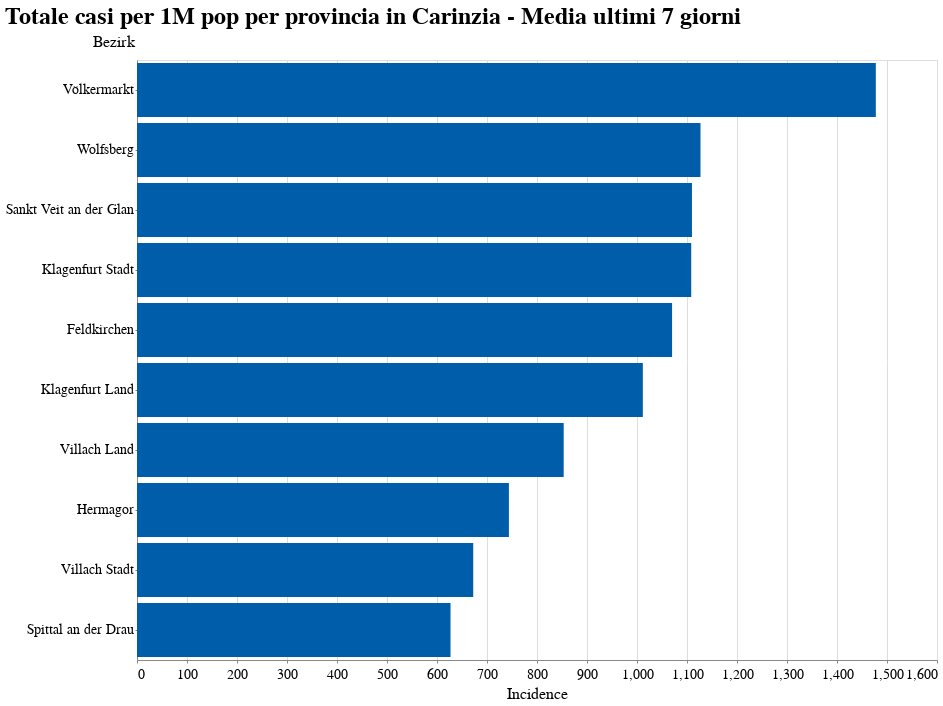

This figure's notebook cell:
### Code cell
alt.Chart(df[df.BundeslandID == 2]).transform_window(
    rank='rank(Incidence)',
    sort=[alt.SortField('Incidence', order='descending')]
).transform_filter(
    alt.datum.rank < 20
).mark_bar().encode(
    x='Incidence:Q',
    y=alt.Y('Bezirk:N', sort='-x'),
).properties(
    height=600,
    width=800,
    title='Totale casi per 1M pop per provincia in Carinzia - Media ultimi 7 giorni'
)

### Figure 1 — Vega-Lite specification as saved in the notebook (floating-point values rounded to 4 significant figures)
{"config": {"view": {"width": 600, "height": 400}, "background": "#ffffff", "title": {"anchor": "start", "font": "Source Sans Pro, Arial, sans", "fontColor": "#000000", "fontSize": 24, "fontWeight": "bold"}, "arc": {"fill": "#005DA9"}, "area": {"fill": "#005DA9"}, "line": {"stroke": "#005DA9", "strokeWidth": 4}, "path": {"stroke": "#005DA9"}, "rect": {"fill": "#005DA9"}, "shape": {"stroke": "#005DA9"}, "bar": {"fill": "#005DA9"}, "point": {"stroke": "#005DA9"}, "symbol": {"fill": "#005DA9", "size": 60}, "axis": {"titleFont": "Source Sans Pro, sans", "titleFontSize": 16, "titleFontWeight": "normal", "labelFont": "Source Sans Pro, sans", "labelFontSize": 14, "labelFontWeight": "normal"}, "axisX": {"labelAngle": 0, "labelPadding": 4, "tickSize": 3}, "axisY": {"labelBaseline": "middle", "maxExtent": 45, "minExtent": 45, "tickSize": 2, "titleAlign": "left", "titleAngle": 0, "titleX": -45, "titleY": -11}, "headerFacet": {"titleFontSize": 16, "labelFontSize": 14}, "headerRow": {"titleFontSize": 16, "labelFontSize": 14}, "headerColumn": {"titleFontSize": 16, "labelFontSize": 14}, "legend": {"titleFont": "Source Sans Pro, sans", "titleFontSize": 16, "titleFontWeight": "normal", "symbolType": "circle", "labelFont": "Source Sans Pro, sans", "labelFontSize": 15}, "range": {"category": ["#AB377A", "#AEC067", "#9BC3B7", "#928285", "#F07F3C", "#FFE054", "#E30034", "#005DA9", "#644F54", "#5EA290", "#769F3B", "#812161", "#E36319", "#F5C631"]}}, "data": {"name": "data-71583346820b7f2cab3b40e9926b4481"}, "mark": "bar", "encoding": {"x": {"type": "quantitative", "field": "Incidence"}, "y": {"type": "nominal", "field": "Bezirk", "sort": "-x"}}, "height": 600, "title": "Totale casi per 1M pop per provincia in Carinzia - Media ultimi 7 giorni", "transform": [{"window": [{"op": "rank", "field": "Incidence", "as": "rank"}], "sort": [{"field": "Incidence", "order": "descending"}]}, {"filter": "(datum.rank < 20)"}], "width": 800, "$schema": "https://vega.github.io/schema/vega-lite/v4.8.1.json", "datasets": {"data-71583346820b7f2cab3b40e9926b4481": [{"Bezirk": "Klagenfurt Stadt", "GKZ": 201, "AnzEinwohner": 101300, "Anzahl": 1950, "AnzahlTot": 30, "AnzahlFaelle7Tage": 786, "BundeslandID": 2, "Bundesland": "Kärnten", "Incidence": 1108.0}, {"Bezirk": "Villach Stadt", "GKZ": 202, "AnzEinwohner": 62882, "Anzahl": 967, "AnzahlTot": 2, "AnzahlFaelle7Tage": 296, "BundeslandID": 2, "Bundesland": "Kärnten", "Incidence": 672.5}, {"Bezirk": "Hermagor", "GKZ": 203, "AnzEinwohner": 18054, "Anzahl": 347, "AnzahlTot": 2, "AnzahlFaelle7Tage": 94, "BundeslandID": 2, "Bundesland": "Kärnten", "Incidence": 743.8}, {"Bezirk": "Klagenfurt Land", "GKZ": 204, "AnzEinwohner": 60014, "Anzahl": 997, "AnzahlTot": 2, "AnzahlFaelle7Tage": 425, "BundeslandID": 2, "Bundesland": "Kärnten", "Incidence": 1012.0}, {"Bezirk": "Sankt Veit an der Glan", "GKZ": 205, "AnzEinwohner": 54186, "Anzahl": 991, "AnzahlTot": 4, "AnzahlFaelle7Tage": 421, "BundeslandID": 2, "Bundesland": "Kärnten", "Incidence": 1110.0}, {"Bezirk": "Spittal an der Drau", "GKZ": 206, "AnzEinwohner": 75868, "Anzahl": 692, "AnzahlTot": 3, "AnzahlFaelle7Tage": 333, "BundeslandID": 2, "Bundesland": "Kärnten", "Incidence": 627.0}, {"Bezirk": "Villach Land", "GKZ": 207, "AnzEinwohner": 64618, "Anzahl": 931, "AnzahlTot": 4, "AnzahlFaelle7Tage": 386, "BundeslandID": 2, "Bundesland": "Kärnten", "Incidence": 853.4}, {"Bezirk": "Völkermarkt", "GKZ": 208, "AnzEinwohner": 41862, "Anzahl": 986, "AnzahlTot": 6, "AnzahlFaelle7Tage": 433, "BundeslandID": 2, "Bundesland": "Kärnten", "Incidence": 1478.0}, {"Bezirk": "Wolfsberg", "GKZ": 209, "AnzEinwohner": 52607, "Anzahl": 923, "AnzahlTot": 7, "AnzahlFaelle7Tage": 415, "BundeslandID": 2, "Bundesland": "Kärnten", "Incidence": 1127.0}, {"Bezirk": "Feldkirchen", "GKZ": 210, "AnzEinwohner": 29902, "Anzahl": 525, "AnzahlTot": 3, "AnzahlFaelle7Tage": 224, "BundeslandID": 2, "Bundesland": "Kärnten", "Incidence": 1070.0}]}}
